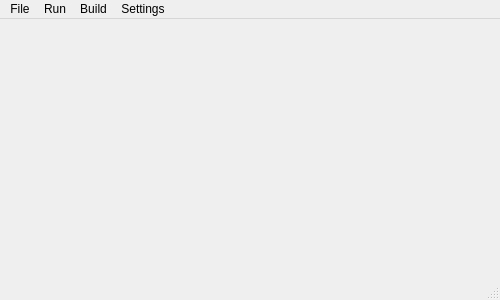
<?xml version="1.0" encoding="UTF-8"?>
<ui version="4.0">
 <class>MainWindow</class>
 <widget class="QMainWindow" name="MainWindow">
  <property name="enabled">
   <bool>true</bool>
  </property>
  <property name="geometry">
   <rect>
    <x>0</x>
    <y>0</y>
    <width>500</width>
    <height>300</height>
   </rect>
  </property>
  <property name="windowTitle">
   <string>MainWindow</string>
  </property>
  <widget class="QWidget" name="centralwidget"/>
  <widget class="QMenuBar" name="menubar">
   <property name="geometry">
    <rect>
     <x>0</x>
     <y>0</y>
     <width>500</width>
     <height>26</height>
    </rect>
   </property>
   <widget class="QMenu" name="menuFile">
    <property name="title">
     <string>File</string>
    </property>
    <widget class="QMenu" name="menuSave_As">
     <property name="title">
      <string>Save As</string>
     </property>
     <addaction name="actionPNG_file"/>
     <addaction name="actionJSON_file"/>
    </widget>
    <addaction name="actionOpen"/>
    <addaction name="actionOpen_Recent"/>
    <addaction name="actionSave_2"/>
    <addaction name="menuSave_As"/>
    <addaction name="actionExit"/>
   </widget>
   <widget class="QMenu" name="menuRun">
    <property name="title">
     <string>Run</string>
    </property>
    <addaction name="actionImport_JSON"/>
    <addaction name="actionExport_Perforations"/>
   </widget>
   <widget class="QMenu" name="menuSettings">
    <property name="title">
     <string>Settings</string>
    </property>
    <addaction name="actionClasses"/>
   </widget>
   <widget class="QMenu" name="menuBuild">
    <property name="title">
     <string>Build</string>
    </property>
    <addaction name="actionBuild_Graph"/>
   </widget>
   <addaction name="menuFile"/>
   <addaction name="menuRun"/>
   <addaction name="menuBuild"/>
   <addaction name="menuSettings"/>
  </widget>
  <widget class="QStatusBar" name="statusbar"/>
  <action name="actionOpen">
   <property name="text">
    <string>Open</string>
   </property>
  </action>
  <action name="actionExit">
   <property name="text">
    <string>Exit</string>
   </property>
  </action>
  <action name="actionSave">
   <property name="text">
    <string>Save</string>
   </property>
  </action>
  <action name="actionRun">
   <property name="text">
    <string>Run AI Model</string>
   </property>
  </action>
  <action name="actionClasses">
   <property name="text">
    <string>Classes</string>
   </property>
  </action>
  <action name="actionPNG_file">
   <property name="text">
    <string>PNG File</string>
   </property>
  </action>
  <action name="actionJSON_file">
   <property name="text">
    <string>JSON File</string>
   </property>
  </action>
  <action name="actionJSON_file_2">
   <property name="text">
    <string>JSON file</string>
   </property>
  </action>
  <action name="actionDXF_file">
   <property name="text">
    <string>DXF file</string>
   </property>
  </action>
  <action name="actionExtract_PDF">
   <property name="text">
    <string>Process PDF</string>
   </property>
  </action>
  <action name="actionExport_Perforations">
   <property name="text">
    <string>Export Perforations</string>
   </property>
  </action>
  <action name="actionSave_2">
   <property name="text">
    <string>Save</string>
   </property>
  </action>
  <action name="actionBuild_Graph">
   <property name="text">
    <string>Build Graph</string>
   </property>
  </action>
  <action name="actionOpen_Recent">
   <property name="text">
    <string>Open Recent</string>
   </property>
  </action>
  <action name="actionRun_AI_Model">
   <property name="text">
    <string>Run AI Models</string>
   </property>
  </action>
  <action name="actionJSON_File">
   <property name="text">
    <string>JSON File</string>
   </property>
  </action>
  <action name="actionDXF_File">
   <property name="text">
    <string>DXF Files</string>
   </property>
  </action>
  <action name="actionClear_Cache">
   <property name="text">
    <string>Clear Cache</string>
   </property>
  </action>
  <action name="actionImport_JSON">
   <property name="text">
    <string>Import JSON</string>
   </property>
  </action>
 </widget>
 <resources/>
 <connections/>
</ui>
